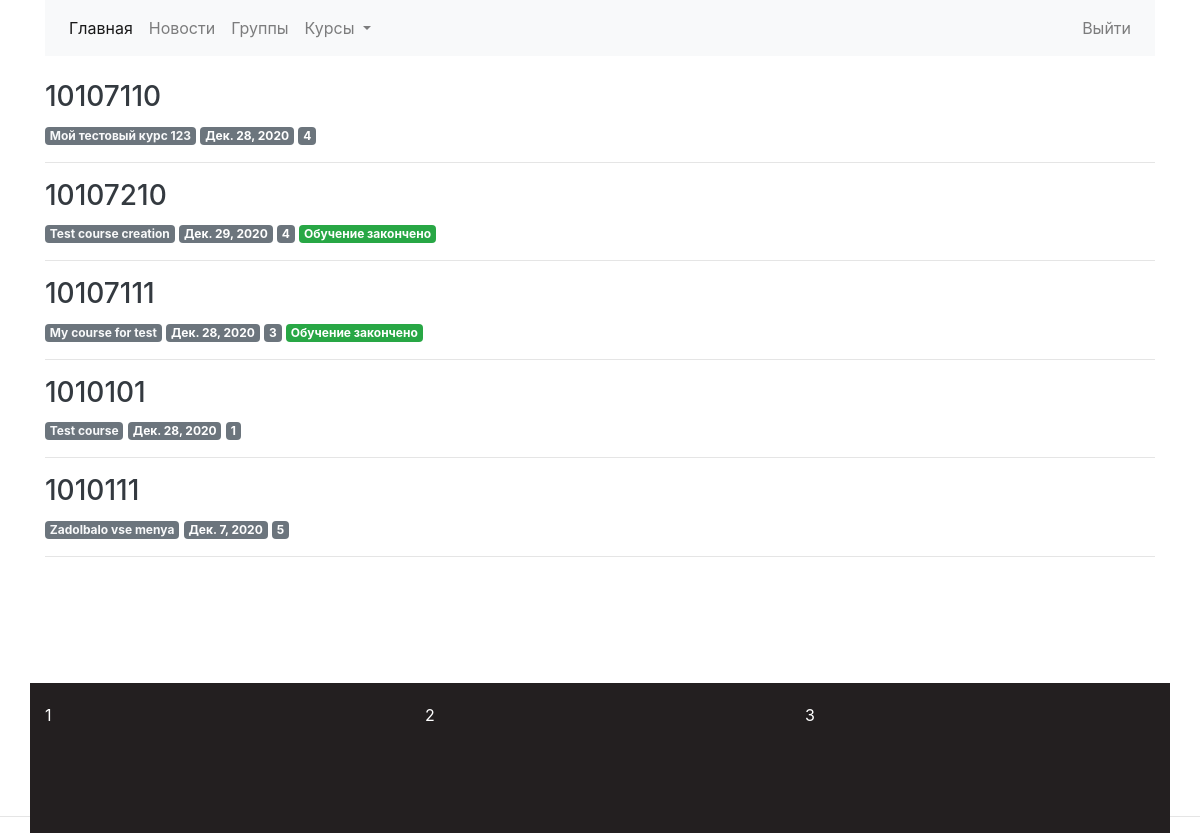
The app's page /students/groups/ (signed in) with its own data.
### profiles/models.py (models this page shows, shortened)
class StudentsGroupModel(models.Model):
    group_code = models.CharField(max_length=25, unique=True, blank=False, null=False, primary_key=True)
    start_date = models.DateField()
    is_finished = models.BooleanField(default=False, verbose_name='Обучение завершено')
    course = models.ForeignKey('courses.Course', on_delete=models.RESTRICT, null=True, blank=True)
    class Meta:
        verbose_name = 'Группа студентов'
        verbose_name_plural = 'Группы студентов'

### courses/models.py (models this page shows, shortened)
class CourseAbstractModel(models.Model):
    title = models.CharField(max_length=200, blank=False)
    slug = models.SlugField(max_length=200, unique=True)
    owner = models.ForeignKey(settings.AUTH_USER_MODEL, on_delete=models.CASCADE)
    create_date = models.DateTimeField(auto_now_add=True)
    update_date = models.DateTimeField(auto_now=True)
    class Meta:
        abstract = True

class Course(CourseAbstractModel):
    title_image = models.ImageField(upload_to='courses_titles', default='courses_titles/empty.png')
    subject = models.ForeignKey(Subject, on_delete=models.CASCADE)
    overview = RichTextUploadingField(blank=True, null=True)

### students/views.py (the view)
# urls.py: path('groups/', views.GroupListView.as_view(), name='student_groups'),
class GroupListView(PermissionRequiredMixin, ListView):
    model = StudentsGroupModel
    template_name = 'students/groups/groups_list.html'
    paginate_by = 10
    permission_required = 'is_staff'
    def get_queryset(self, **kwargs):
        qs = super(GroupListView, self).get_queryset(**kwargs)
        qs = qs.prefetch_related("usermodel_set").select_related('course')
        return qs

### students/templates/students/groups/groups_list.html (shortened to what this page needs)
{% extends 'index/base.html'%}
{% load crispy_forms_tags %}
{% block body %}
{% for group in object_list %}
<a class="text-dark" href="{% url 'students:group_detail' group.pk %}">
    <h3> {{ group.group_code }}</h3>
</a>
<span class="badge badge-secondary"><a class="text-light" href="{% url 'courses:course_detail' group.course.pk %}">{{ group.course.title}}</a></span>
<span class="badge badge-secondary">{{ group.start_date }}</span>
<span class="badge badge-secondary" data-toggle="collapse" href="#collapse_{{ group.group_code }}" role="button" aria-expanded="false"
   aria-controls="collapseExample">  {{ group.usermodel_set.count }}</span>
{% if group.is_finished %}
<span class="badge badge-success">Обучение закончено</span>
{% endif %}
<br>
<hr>
{% endfor %}
{% endblock %}

### static/css/footer.css (style rules this page uses)
html, body { height:100%; }

### records on screen
StudentsGroupModel: group_code "10107110", course "Мой тестовый курс 123", start_date "Дек. 28, 2020", usermodel_set.count "4"
StudentsGroupModel: group_code "10107210", course "Test course creation", start_date "Дек. 29, 2020", usermodel_set.count "4", is_finished "Обучение закончено"
StudentsGroupModel: group_code "10107111", course "My course for test", start_date "Дек. 28, 2020", usermodel_set.count "3", is_finished "Обучение закончено"
StudentsGroupModel: group_code "1010101", course "Test course", start_date "Дек. 28, 2020", usermodel_set.count "1"
StudentsGroupModel: group_code "1010111", course "Zadolbalo vse menya", start_date "Дек. 7, 2020", usermodel_set.count "5"
